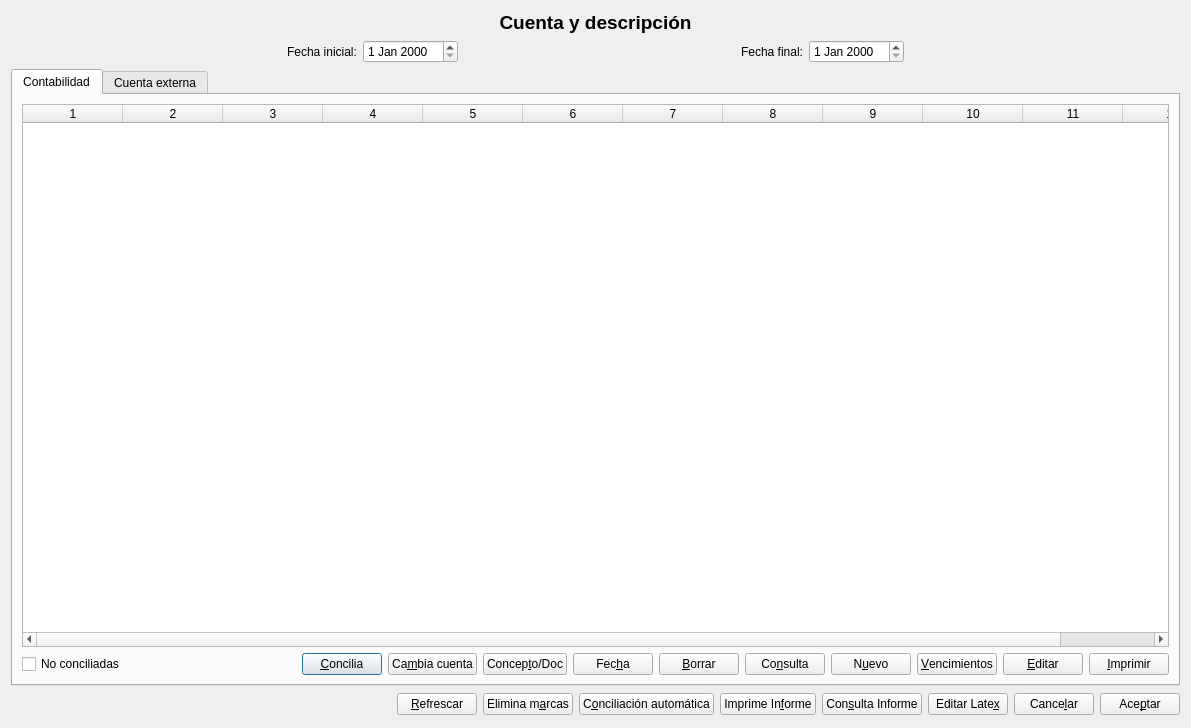
<?xml version="1.0" encoding="UTF-8"?>
<ui version="4.0">
 <class>concilia</class>
 <widget class="QDialog" name="concilia">
  <property name="geometry">
   <rect>
    <x>0</x>
    <y>0</y>
    <width>1191</width>
    <height>728</height>
   </rect>
  </property>
  <property name="windowTitle">
   <string>Conciliación de cuentas</string>
  </property>
  <layout class="QVBoxLayout" name="verticalLayout_2">
   <item>
    <widget class="QLabel" name="titulolabel">
     <property name="font">
      <font>
       <pointsize>14</pointsize>
       <bold>true</bold>
      </font>
     </property>
     <property name="text">
      <string>Cuenta y descripción</string>
     </property>
     <property name="alignment">
      <set>Qt::AlignmentFlag::AlignCenter</set>
     </property>
    </widget>
   </item>
   <item>
    <layout class="QHBoxLayout">
     <item>
      <spacer>
       <property name="orientation">
        <enum>Qt::Orientation::Horizontal</enum>
       </property>
       <property name="sizeHint" stdset="0">
        <size>
         <width>40</width>
         <height>20</height>
        </size>
       </property>
      </spacer>
     </item>
     <item>
      <widget class="QLabel" name="label_4">
       <property name="text">
        <string>Fecha inicial:</string>
       </property>
      </widget>
     </item>
     <item>
      <widget class="QDateEdit" name="inicialdateEdit"/>
     </item>
     <item>
      <spacer>
       <property name="orientation">
        <enum>Qt::Orientation::Horizontal</enum>
       </property>
       <property name="sizeHint" stdset="0">
        <size>
         <width>40</width>
         <height>20</height>
        </size>
       </property>
      </spacer>
     </item>
     <item>
      <widget class="QLabel" name="label_5">
       <property name="text">
        <string>Fecha final:</string>
       </property>
      </widget>
     </item>
     <item>
      <widget class="QDateEdit" name="finaldateEdit"/>
     </item>
     <item>
      <spacer>
       <property name="orientation">
        <enum>Qt::Orientation::Horizontal</enum>
       </property>
       <property name="sizeHint" stdset="0">
        <size>
         <width>40</width>
         <height>20</height>
        </size>
       </property>
      </spacer>
     </item>
    </layout>
   </item>
   <item>
    <widget class="QTabWidget" name="tabWidget">
     <property name="currentIndex">
      <number>0</number>
     </property>
     <widget class="QWidget" name="tab">
      <attribute name="title">
       <string>Contabilidad</string>
      </attribute>
      <layout class="QVBoxLayout">
       <item>
        <widget class="QTableWidget" name="contabtableWidget">
         <property name="columnCount">
          <number>12</number>
         </property>
         <column/>
         <column/>
         <column/>
         <column/>
         <column/>
         <column/>
         <column/>
         <column/>
         <column/>
         <column/>
         <column/>
         <column/>
        </widget>
       </item>
       <item>
        <layout class="QHBoxLayout">
         <item>
          <widget class="QCheckBox" name="noconcicheckBox">
           <property name="text">
            <string>No conciliadas</string>
           </property>
          </widget>
         </item>
         <item>
          <spacer>
           <property name="orientation">
            <enum>Qt::Orientation::Horizontal</enum>
           </property>
           <property name="sizeHint" stdset="0">
            <size>
             <width>40</width>
             <height>20</height>
            </size>
           </property>
          </spacer>
         </item>
         <item>
          <layout class="QHBoxLayout">
           <item>
            <widget class="QPushButton" name="conciliapushButton">
             <property name="text">
              <string>&amp;Concilia</string>
             </property>
             <property name="icon">
              <iconset resource="keme.qrc">
               <normaloff>:/iconos/graf/check2.png</normaloff>:/iconos/graf/check2.png</iconset>
             </property>
             <property name="default">
              <bool>true</bool>
             </property>
            </widget>
           </item>
           <item>
            <widget class="QPushButton" name="cambia_cuenta_pushButton">
             <property name="text">
              <string>Ca&amp;mbia cuenta</string>
             </property>
             <property name="icon">
              <iconset resource="keme.qrc">
               <normaloff>:/iconos/graf/mayor2.png</normaloff>:/iconos/graf/mayor2.png</iconset>
             </property>
            </widget>
           </item>
           <item>
            <widget class="QPushButton" name="conc_doc_pushButton">
             <property name="text">
              <string>Concep&amp;to/Doc</string>
             </property>
             <property name="icon">
              <iconset resource="keme.qrc">
               <normaloff>:/iconos/graf/concepto.png</normaloff>:/iconos/graf/concepto.png</iconset>
             </property>
            </widget>
           </item>
           <item>
            <widget class="QPushButton" name="fechapushButton">
             <property name="text">
              <string>Fec&amp;ha</string>
             </property>
             <property name="icon">
              <iconset resource="keme.qrc">
               <normaloff>:/iconos/graf/calendario_venci.png</normaloff>:/iconos/graf/calendario_venci.png</iconset>
             </property>
            </widget>
           </item>
           <item>
            <widget class="QPushButton" name="borrapushButton">
             <property name="text">
              <string>&amp;Borrar</string>
             </property>
             <property name="icon">
              <iconset resource="keme.qrc">
               <normaloff>:/iconos/graf/borrar.png</normaloff>:/iconos/graf/borrar.png</iconset>
             </property>
            </widget>
           </item>
           <item>
            <widget class="QPushButton" name="consultapushButton">
             <property name="text">
              <string>Co&amp;nsulta</string>
             </property>
             <property name="icon">
              <iconset resource="keme.qrc">
               <normaloff>:/iconos/graf/xmag.png</normaloff>:/iconos/graf/xmag.png</iconset>
             </property>
            </widget>
           </item>
           <item>
            <widget class="QPushButton" name="nuevopushButton">
             <property name="text">
              <string>N&amp;uevo</string>
             </property>
             <property name="icon">
              <iconset resource="keme.qrc">
               <normaloff>:/iconos/graf/Files-New-File-icon.png</normaloff>:/iconos/graf/Files-New-File-icon.png</iconset>
             </property>
            </widget>
           </item>
           <item>
            <widget class="QPushButton" name="vencipushButton">
             <property name="text">
              <string>&amp;Vencimientos</string>
             </property>
             <property name="icon">
              <iconset resource="keme.qrc">
               <normaloff>:/iconos/graf/COINS-icon.png</normaloff>:/iconos/graf/COINS-icon.png</iconset>
             </property>
            </widget>
           </item>
           <item>
            <widget class="QPushButton" name="editapushButton">
             <property name="text">
              <string>&amp;Editar</string>
             </property>
             <property name="icon">
              <iconset resource="keme.qrc">
               <normaloff>:/iconos/graf/boligrafo_editar.png</normaloff>:/iconos/graf/boligrafo_editar.png</iconset>
             </property>
            </widget>
           </item>
           <item>
            <widget class="QPushButton" name="imprimecontpushButton">
             <property name="text">
              <string>&amp;Imprimir</string>
             </property>
             <property name="icon">
              <iconset resource="keme.qrc">
               <normaloff>:/iconos/graf/printer.png</normaloff>:/iconos/graf/printer.png</iconset>
             </property>
            </widget>
           </item>
          </layout>
         </item>
        </layout>
       </item>
      </layout>
     </widget>
     <widget class="QWidget" name="tab_3">
      <attribute name="title">
       <string>Cuenta externa</string>
      </attribute>
      <layout class="QVBoxLayout" name="verticalLayout_4">
       <item>
        <widget class="QTableWidget" name="externatableWidget">
         <property name="columnCount">
          <number>10</number>
         </property>
         <column/>
         <column/>
         <column/>
         <column/>
         <column/>
         <column/>
         <column/>
         <column/>
         <column/>
         <column/>
        </widget>
       </item>
       <item>
        <layout class="QHBoxLayout" name="horizontalLayout_4">
         <item>
          <layout class="QVBoxLayout" name="verticalLayout_3">
           <item>
            <widget class="QCheckBox" name="noconciextcheckBox">
             <property name="text">
              <string>No conciliadas</string>
             </property>
            </widget>
           </item>
           <item>
            <layout class="QHBoxLayout" name="horizontalLayout">
             <item>
              <widget class="QLabel" name="margenlabel">
               <property name="text">
                <string>Margen días</string>
               </property>
              </widget>
             </item>
             <item>
              <widget class="QSpinBox" name="margenspinBox">
               <property name="maximum">
                <number>10</number>
               </property>
               <property name="value">
                <number>2</number>
               </property>
              </widget>
             </item>
            </layout>
           </item>
          </layout>
         </item>
         <item>
          <widget class="QGroupBox" name="groupBox">
           <property name="title">
            <string>FILTRO</string>
           </property>
           <layout class="QVBoxLayout" name="verticalLayout">
            <item>
             <layout class="QHBoxLayout" name="horizontalLayout_2">
              <item>
               <widget class="QLabel" name="filtrar_label">
                <property name="text">
                 <string>Concepto:</string>
                </property>
               </widget>
              </item>
              <item>
               <widget class="QComboBox" name="criterio_comboBox">
                <item>
                 <property name="text">
                  <string>Comienze por</string>
                 </property>
                </item>
                <item>
                 <property name="text">
                  <string>Contenga</string>
                 </property>
                </item>
               </widget>
              </item>
              <item>
               <widget class="QLineEdit" name="filtro_lineEdit"/>
              </item>
              <item>
               <widget class="QPushButton" name="quitaFiltro_pushButton">
                <property name="text">
                 <string/>
                </property>
                <property name="icon">
                 <iconset resource="keme.qrc">
                  <normaloff>:/iconos/graf/borrar.png</normaloff>:/iconos/graf/borrar.png</iconset>
                </property>
               </widget>
              </item>
             </layout>
            </item>
            <item>
             <layout class="QHBoxLayout" name="horizontalLayout_3">
              <item>
               <widget class="QLabel" name="label">
                <property name="text">
                 <string>Fecha:</string>
                </property>
               </widget>
              </item>
              <item>
               <widget class="QComboBox" name="fecha_sel_comboBox">
                <item>
                 <property name="text">
                  <string>- -</string>
                 </property>
                </item>
                <item>
                 <property name="text">
                  <string>Igual a</string>
                 </property>
                </item>
                <item>
                 <property name="text">
                  <string>Mayor que</string>
                 </property>
                </item>
                <item>
                 <property name="text">
                  <string>Menor que</string>
                 </property>
                </item>
               </widget>
              </item>
              <item>
               <widget class="QDateEdit" name="fecha_filtro_dateEdit"/>
              </item>
              <item>
               <widget class="QLabel" name="label_2">
                <property name="text">
                 <string>Importe</string>
                </property>
               </widget>
              </item>
              <item>
               <widget class="QComboBox" name="tipo_importe_comboBox">
                <item>
                 <property name="text">
                  <string>Debe</string>
                 </property>
                </item>
                <item>
                 <property name="text">
                  <string>Haber</string>
                 </property>
                </item>
               </widget>
              </item>
              <item>
               <widget class="QLabel" name="label_3">
                <property name="text">
                 <string>Intervalo:</string>
                </property>
               </widget>
              </item>
              <item>
               <widget class="QLineEdit" name="valor1_lineEdit"/>
              </item>
              <item>
               <widget class="QLabel" name="label_6">
                <property name="text">
                 <string>a</string>
                </property>
               </widget>
              </item>
              <item>
               <widget class="QLineEdit" name="valor2_lineEdit"/>
              </item>
              <item>
               <widget class="QPushButton" name="ActuFiltro_pushButton">
                <property name="text">
                 <string/>
                </property>
                <property name="icon">
                 <iconset resource="keme.qrc">
                  <normaloff>:/iconos/graf/rayo.png</normaloff>:/iconos/graf/rayo.png</iconset>
                </property>
               </widget>
              </item>
             </layout>
            </item>
           </layout>
          </widget>
         </item>
        </layout>
       </item>
       <item>
        <layout class="QHBoxLayout">
         <item>
          <layout class="QHBoxLayout"/>
         </item>
         <item>
          <widget class="QPushButton" name="mayor_pushButton">
           <property name="maximumSize">
            <size>
             <width>90</width>
             <height>16777215</height>
            </size>
           </property>
           <property name="text">
            <string>&amp;Mayor</string>
           </property>
           <property name="icon">
            <iconset resource="keme.qrc">
             <normaloff>:/iconos/graf/mayor3.png</normaloff>:/iconos/graf/mayor3.png</iconset>
           </property>
          </widget>
         </item>
         <item>
          <widget class="QPushButton" name="venci_c2_pushButton">
           <property name="maximumSize">
            <size>
             <width>120</width>
             <height>16777215</height>
            </size>
           </property>
           <property name="text">
            <string>Vencimien&amp;tos</string>
           </property>
           <property name="icon">
            <iconset resource="keme.qrc">
             <normaloff>:/iconos/graf/COINS-icon.png</normaloff>:/iconos/graf/COINS-icon.png</iconset>
           </property>
          </widget>
         </item>
         <item>
          <spacer>
           <property name="orientation">
            <enum>Qt::Orientation::Horizontal</enum>
           </property>
           <property name="sizeHint" stdset="0">
            <size>
             <width>40</width>
             <height>20</height>
            </size>
           </property>
          </spacer>
         </item>
         <item>
          <widget class="QPushButton" name="contabilizar_pushButton">
           <property name="whatsThis">
            <string extracomment="Contabilizar información mostrada"/>
           </property>
           <property name="text">
            <string>Co&amp;ntabilizar</string>
           </property>
          </widget>
         </item>
         <item>
          <widget class="QPushButton" name="cont_linea_pushButton">
           <property name="text">
            <string>Contabili&amp;za Línea</string>
           </property>
          </widget>
         </item>
         <item>
          <widget class="QPushButton" name="oculta_pushButton">
           <property name="text">
            <string>Oculta&amp; línea</string>
           </property>
          </widget>
         </item>
         <item>
          <widget class="QPushButton" name="conciliaextpushButton">
           <property name="text">
            <string>&amp;Concilia línea</string>
           </property>
           <property name="default">
            <bool>true</bool>
           </property>
          </widget>
         </item>
         <item>
          <widget class="QPushButton" name="adpartidapushButton">
           <property name="text">
            <string>Aña&amp;dir línea</string>
           </property>
          </widget>
         </item>
         <item>
          <widget class="QPushButton" name="editalineapushButton">
           <property name="text">
            <string>&amp;Editar línea</string>
           </property>
          </widget>
         </item>
         <item>
          <widget class="QPushButton" name="borrarpushButton">
           <property name="text">
            <string>&amp;Borrar línea</string>
           </property>
          </widget>
         </item>
         <item>
          <widget class="QPushButton" name="imprimeexpushButton">
           <property name="text">
            <string>&amp;Imprime</string>
           </property>
          </widget>
         </item>
        </layout>
       </item>
      </layout>
     </widget>
    </widget>
   </item>
   <item>
    <layout class="QHBoxLayout">
     <item>
      <spacer>
       <property name="orientation">
        <enum>Qt::Orientation::Horizontal</enum>
       </property>
       <property name="sizeHint" stdset="0">
        <size>
         <width>261</width>
         <height>25</height>
        </size>
       </property>
      </spacer>
     </item>
     <item>
      <widget class="QPushButton" name="refrescarpushButton">
       <property name="text">
        <string>&amp;Refrescar</string>
       </property>
      </widget>
     </item>
     <item>
      <widget class="QPushButton" name="eliminapushButton">
       <property name="text">
        <string>Elimina m&amp;arcas</string>
       </property>
      </widget>
     </item>
     <item>
      <widget class="QPushButton" name="automatpushButton">
       <property name="text">
        <string>C&amp;onciliación automática</string>
       </property>
      </widget>
     </item>
     <item>
      <widget class="QPushButton" name="imprimeinfpushButton">
       <property name="text">
        <string>Imprime In&amp;forme</string>
       </property>
      </widget>
     </item>
     <item>
      <widget class="QPushButton" name="consultainfpushButton">
       <property name="text">
        <string>Con&amp;sulta Informe</string>
       </property>
      </widget>
     </item>
     <item>
      <widget class="QPushButton" name="latexpushButton">
       <property name="text">
        <string>Editar Late&amp;x</string>
       </property>
      </widget>
     </item>
     <item>
      <widget class="QPushButton" name="cancelarpushButton">
       <property name="text">
        <string>Cance&amp;lar</string>
       </property>
      </widget>
     </item>
     <item>
      <widget class="QPushButton" name="aceptarpushButton">
       <property name="text">
        <string>Ace&amp;ptar</string>
       </property>
      </widget>
     </item>
    </layout>
   </item>
  </layout>
 </widget>
 <tabstops>
  <tabstop>inicialdateEdit</tabstop>
  <tabstop>finaldateEdit</tabstop>
  <tabstop>tabWidget</tabstop>
  <tabstop>contabtableWidget</tabstop>
  <tabstop>noconcicheckBox</tabstop>
  <tabstop>conciliapushButton</tabstop>
  <tabstop>cambia_cuenta_pushButton</tabstop>
  <tabstop>conc_doc_pushButton</tabstop>
  <tabstop>fechapushButton</tabstop>
  <tabstop>borrapushButton</tabstop>
  <tabstop>consultapushButton</tabstop>
  <tabstop>nuevopushButton</tabstop>
  <tabstop>vencipushButton</tabstop>
  <tabstop>editapushButton</tabstop>
  <tabstop>imprimecontpushButton</tabstop>
  <tabstop>externatableWidget</tabstop>
  <tabstop>noconciextcheckBox</tabstop>
  <tabstop>margenspinBox</tabstop>
  <tabstop>criterio_comboBox</tabstop>
  <tabstop>filtro_lineEdit</tabstop>
  <tabstop>quitaFiltro_pushButton</tabstop>
  <tabstop>fecha_sel_comboBox</tabstop>
  <tabstop>fecha_filtro_dateEdit</tabstop>
  <tabstop>tipo_importe_comboBox</tabstop>
  <tabstop>valor1_lineEdit</tabstop>
  <tabstop>valor2_lineEdit</tabstop>
  <tabstop>ActuFiltro_pushButton</tabstop>
  <tabstop>mayor_pushButton</tabstop>
  <tabstop>venci_c2_pushButton</tabstop>
  <tabstop>contabilizar_pushButton</tabstop>
  <tabstop>cont_linea_pushButton</tabstop>
  <tabstop>oculta_pushButton</tabstop>
  <tabstop>conciliaextpushButton</tabstop>
  <tabstop>adpartidapushButton</tabstop>
  <tabstop>editalineapushButton</tabstop>
  <tabstop>borrarpushButton</tabstop>
  <tabstop>imprimeexpushButton</tabstop>
  <tabstop>refrescarpushButton</tabstop>
  <tabstop>eliminapushButton</tabstop>
  <tabstop>automatpushButton</tabstop>
  <tabstop>imprimeinfpushButton</tabstop>
  <tabstop>consultainfpushButton</tabstop>
  <tabstop>latexpushButton</tabstop>
  <tabstop>cancelarpushButton</tabstop>
  <tabstop>aceptarpushButton</tabstop>
 </tabstops>
 <resources>
  <include location="keme.qrc"/>
 </resources>
 <connections/>
</ui>
